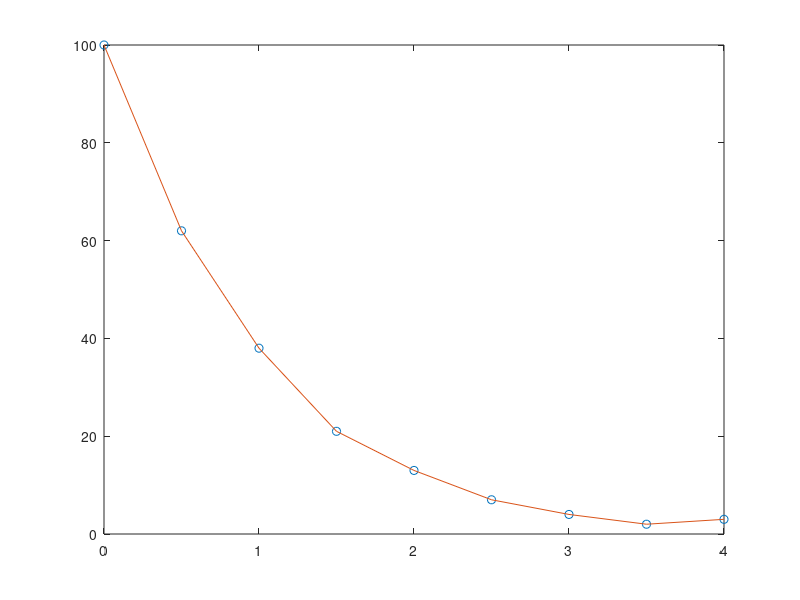

This figure's MATLAB source:
time = 0:0.5:4;
voltage = [100, 62, 38, 21, 13, 7, 4, 2, 3];
n = 8
p = polyfit(time, voltage, n);
fit_voltage = polyval(p, time);
figure;
plot(time, voltage, 'o')
hold on;
plot(time, fit_voltage, '-')
